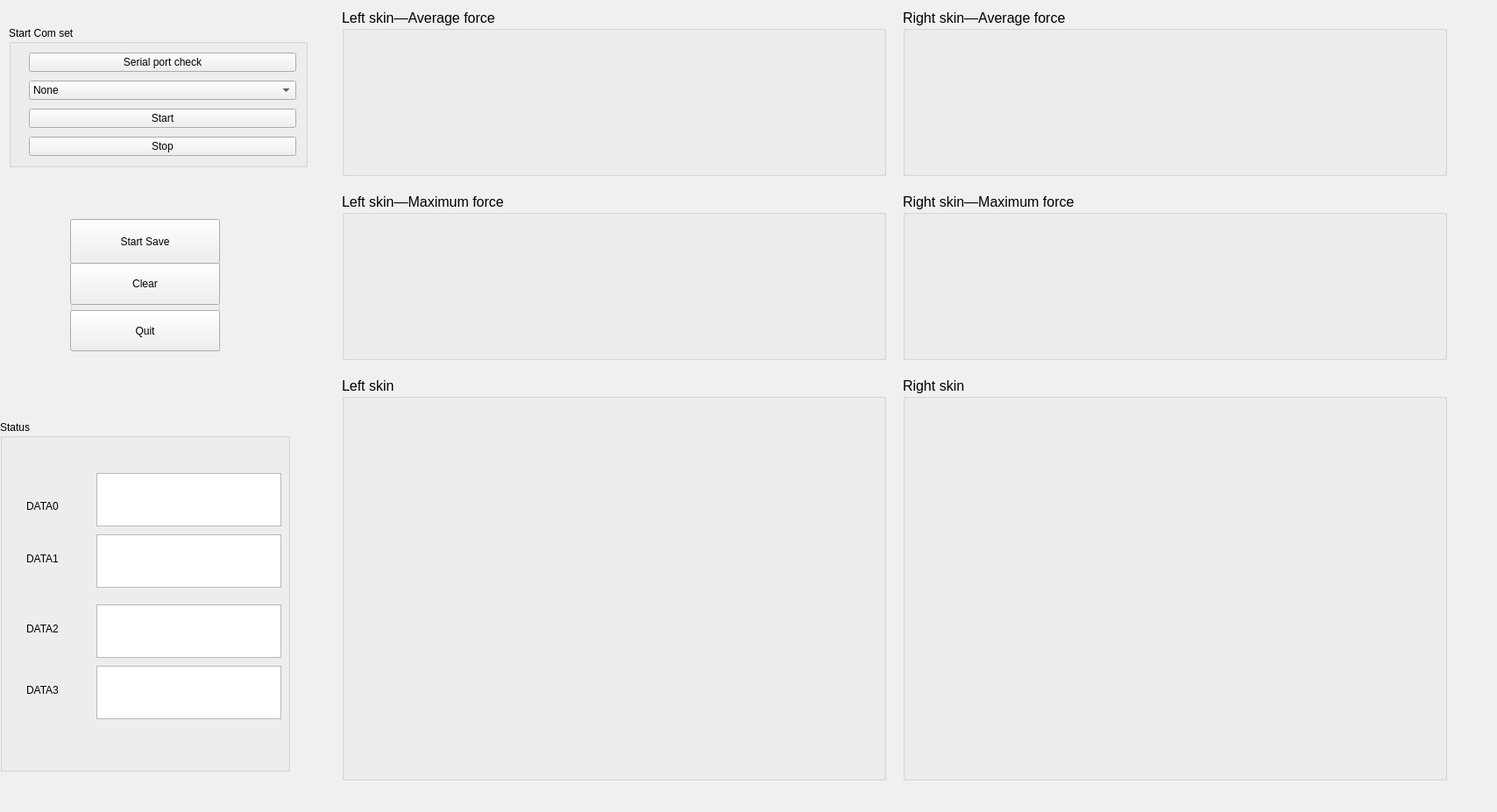
<?xml version="1.0" encoding="UTF-8"?>
<ui version="4.0">
 <class>Form</class>
 <widget class="QWidget" name="Form">
  <property name="geometry">
   <rect>
    <x>0</x>
    <y>0</y>
    <width>1708</width>
    <height>927</height>
   </rect>
  </property>
  <property name="palette">
   <palette>
    <active>
     <colorrole role="WindowText">
      <brush brushstyle="SolidPattern">
       <color alpha="255">
        <red>0</red>
        <green>0</green>
        <blue>0</blue>
       </color>
      </brush>
     </colorrole>
     <colorrole role="Button">
      <brush brushstyle="SolidPattern">
       <color alpha="255">
        <red>240</red>
        <green>240</green>
        <blue>240</blue>
       </color>
      </brush>
     </colorrole>
     <colorrole role="Light">
      <brush brushstyle="SolidPattern">
       <color alpha="255">
        <red>255</red>
        <green>255</green>
        <blue>255</blue>
       </color>
      </brush>
     </colorrole>
     <colorrole role="Midlight">
      <brush brushstyle="SolidPattern">
       <color alpha="255">
        <red>247</red>
        <green>247</green>
        <blue>247</blue>
       </color>
      </brush>
     </colorrole>
     <colorrole role="Dark">
      <brush brushstyle="SolidPattern">
       <color alpha="255">
        <red>120</red>
        <green>120</green>
        <blue>120</blue>
       </color>
      </brush>
     </colorrole>
     <colorrole role="Mid">
      <brush brushstyle="SolidPattern">
       <color alpha="255">
        <red>160</red>
        <green>160</green>
        <blue>160</blue>
       </color>
      </brush>
     </colorrole>
     <colorrole role="Text">
      <brush brushstyle="SolidPattern">
       <color alpha="255">
        <red>0</red>
        <green>0</green>
        <blue>0</blue>
       </color>
      </brush>
     </colorrole>
     <colorrole role="BrightText">
      <brush brushstyle="SolidPattern">
       <color alpha="255">
        <red>255</red>
        <green>255</green>
        <blue>255</blue>
       </color>
      </brush>
     </colorrole>
     <colorrole role="ButtonText">
      <brush brushstyle="SolidPattern">
       <color alpha="255">
        <red>0</red>
        <green>0</green>
        <blue>0</blue>
       </color>
      </brush>
     </colorrole>
     <colorrole role="Base">
      <brush brushstyle="SolidPattern">
       <color alpha="255">
        <red>255</red>
        <green>255</green>
        <blue>255</blue>
       </color>
      </brush>
     </colorrole>
     <colorrole role="Window">
      <brush brushstyle="SolidPattern">
       <color alpha="255">
        <red>240</red>
        <green>240</green>
        <blue>240</blue>
       </color>
      </brush>
     </colorrole>
     <colorrole role="Shadow">
      <brush brushstyle="SolidPattern">
       <color alpha="255">
        <red>0</red>
        <green>0</green>
        <blue>0</blue>
       </color>
      </brush>
     </colorrole>
     <colorrole role="AlternateBase">
      <brush brushstyle="SolidPattern">
       <color alpha="255">
        <red>247</red>
        <green>247</green>
        <blue>247</blue>
       </color>
      </brush>
     </colorrole>
     <colorrole role="ToolTipBase">
      <brush brushstyle="SolidPattern">
       <color alpha="255">
        <red>255</red>
        <green>255</green>
        <blue>220</blue>
       </color>
      </brush>
     </colorrole>
     <colorrole role="ToolTipText">
      <brush brushstyle="SolidPattern">
       <color alpha="255">
        <red>0</red>
        <green>0</green>
        <blue>0</blue>
       </color>
      </brush>
     </colorrole>
     <colorrole role="PlaceholderText">
      <brush brushstyle="SolidPattern">
       <color alpha="128">
        <red>0</red>
        <green>0</green>
        <blue>0</blue>
       </color>
      </brush>
     </colorrole>
    </active>
    <inactive>
     <colorrole role="WindowText">
      <brush brushstyle="SolidPattern">
       <color alpha="255">
        <red>0</red>
        <green>0</green>
        <blue>0</blue>
       </color>
      </brush>
     </colorrole>
     <colorrole role="Button">
      <brush brushstyle="SolidPattern">
       <color alpha="255">
        <red>240</red>
        <green>240</green>
        <blue>240</blue>
       </color>
      </brush>
     </colorrole>
     <colorrole role="Light">
      <brush brushstyle="SolidPattern">
       <color alpha="255">
        <red>255</red>
        <green>255</green>
        <blue>255</blue>
       </color>
      </brush>
     </colorrole>
     <colorrole role="Midlight">
      <brush brushstyle="SolidPattern">
       <color alpha="255">
        <red>247</red>
        <green>247</green>
        <blue>247</blue>
       </color>
      </brush>
     </colorrole>
     <colorrole role="Dark">
      <brush brushstyle="SolidPattern">
       <color alpha="255">
        <red>120</red>
        <green>120</green>
        <blue>120</blue>
       </color>
      </brush>
     </colorrole>
     <colorrole role="Mid">
      <brush brushstyle="SolidPattern">
       <color alpha="255">
        <red>160</red>
        <green>160</green>
        <blue>160</blue>
       </color>
      </brush>
     </colorrole>
     <colorrole role="Text">
      <brush brushstyle="SolidPattern">
       <color alpha="255">
        <red>0</red>
        <green>0</green>
        <blue>0</blue>
       </color>
      </brush>
     </colorrole>
     <colorrole role="BrightText">
      <brush brushstyle="SolidPattern">
       <color alpha="255">
        <red>255</red>
        <green>255</green>
        <blue>255</blue>
       </color>
      </brush>
     </colorrole>
     <colorrole role="ButtonText">
      <brush brushstyle="SolidPattern">
       <color alpha="255">
        <red>0</red>
        <green>0</green>
        <blue>0</blue>
       </color>
      </brush>
     </colorrole>
     <colorrole role="Base">
      <brush brushstyle="SolidPattern">
       <color alpha="255">
        <red>255</red>
        <green>255</green>
        <blue>255</blue>
       </color>
      </brush>
     </colorrole>
     <colorrole role="Window">
      <brush brushstyle="SolidPattern">
       <color alpha="255">
        <red>240</red>
        <green>240</green>
        <blue>240</blue>
       </color>
      </brush>
     </colorrole>
     <colorrole role="Shadow">
      <brush brushstyle="SolidPattern">
       <color alpha="255">
        <red>0</red>
        <green>0</green>
        <blue>0</blue>
       </color>
      </brush>
     </colorrole>
     <colorrole role="AlternateBase">
      <brush brushstyle="SolidPattern">
       <color alpha="255">
        <red>247</red>
        <green>247</green>
        <blue>247</blue>
       </color>
      </brush>
     </colorrole>
     <colorrole role="ToolTipBase">
      <brush brushstyle="SolidPattern">
       <color alpha="255">
        <red>255</red>
        <green>255</green>
        <blue>220</blue>
       </color>
      </brush>
     </colorrole>
     <colorrole role="ToolTipText">
      <brush brushstyle="SolidPattern">
       <color alpha="255">
        <red>0</red>
        <green>0</green>
        <blue>0</blue>
       </color>
      </brush>
     </colorrole>
     <colorrole role="PlaceholderText">
      <brush brushstyle="SolidPattern">
       <color alpha="128">
        <red>0</red>
        <green>0</green>
        <blue>0</blue>
       </color>
      </brush>
     </colorrole>
    </inactive>
    <disabled>
     <colorrole role="WindowText">
      <brush brushstyle="SolidPattern">
       <color alpha="255">
        <red>120</red>
        <green>120</green>
        <blue>120</blue>
       </color>
      </brush>
     </colorrole>
     <colorrole role="Button">
      <brush brushstyle="SolidPattern">
       <color alpha="255">
        <red>240</red>
        <green>240</green>
        <blue>240</blue>
       </color>
      </brush>
     </colorrole>
     <colorrole role="Light">
      <brush brushstyle="SolidPattern">
       <color alpha="255">
        <red>255</red>
        <green>255</green>
        <blue>255</blue>
       </color>
      </brush>
     </colorrole>
     <colorrole role="Midlight">
      <brush brushstyle="SolidPattern">
       <color alpha="255">
        <red>247</red>
        <green>247</green>
        <blue>247</blue>
       </color>
      </brush>
     </colorrole>
     <colorrole role="Dark">
      <brush brushstyle="SolidPattern">
       <color alpha="255">
        <red>120</red>
        <green>120</green>
        <blue>120</blue>
       </color>
      </brush>
     </colorrole>
     <colorrole role="Mid">
      <brush brushstyle="SolidPattern">
       <color alpha="255">
        <red>160</red>
        <green>160</green>
        <blue>160</blue>
       </color>
      </brush>
     </colorrole>
     <colorrole role="Text">
      <brush brushstyle="SolidPattern">
       <color alpha="255">
        <red>120</red>
        <green>120</green>
        <blue>120</blue>
       </color>
      </brush>
     </colorrole>
     <colorrole role="BrightText">
      <brush brushstyle="SolidPattern">
       <color alpha="255">
        <red>255</red>
        <green>255</green>
        <blue>255</blue>
       </color>
      </brush>
     </colorrole>
     <colorrole role="ButtonText">
      <brush brushstyle="SolidPattern">
       <color alpha="255">
        <red>120</red>
        <green>120</green>
        <blue>120</blue>
       </color>
      </brush>
     </colorrole>
     <colorrole role="Base">
      <brush brushstyle="SolidPattern">
       <color alpha="255">
        <red>240</red>
        <green>240</green>
        <blue>240</blue>
       </color>
      </brush>
     </colorrole>
     <colorrole role="Window">
      <brush brushstyle="SolidPattern">
       <color alpha="255">
        <red>240</red>
        <green>240</green>
        <blue>240</blue>
       </color>
      </brush>
     </colorrole>
     <colorrole role="Shadow">
      <brush brushstyle="SolidPattern">
       <color alpha="255">
        <red>0</red>
        <green>0</green>
        <blue>0</blue>
       </color>
      </brush>
     </colorrole>
     <colorrole role="AlternateBase">
      <brush brushstyle="SolidPattern">
       <color alpha="255">
        <red>240</red>
        <green>240</green>
        <blue>240</blue>
       </color>
      </brush>
     </colorrole>
     <colorrole role="ToolTipBase">
      <brush brushstyle="SolidPattern">
       <color alpha="255">
        <red>255</red>
        <green>255</green>
        <blue>220</blue>
       </color>
      </brush>
     </colorrole>
     <colorrole role="ToolTipText">
      <brush brushstyle="SolidPattern">
       <color alpha="255">
        <red>0</red>
        <green>0</green>
        <blue>0</blue>
       </color>
      </brush>
     </colorrole>
     <colorrole role="PlaceholderText">
      <brush brushstyle="SolidPattern">
       <color alpha="128">
        <red>0</red>
        <green>0</green>
        <blue>0</blue>
       </color>
      </brush>
     </colorrole>
    </disabled>
   </palette>
  </property>
  <property name="font">
   <font>
    <weight>50</weight>
    <bold>false</bold>
   </font>
  </property>
  <property name="windowTitle">
   <string>LZ数据系统</string>
  </property>
  <property name="autoFillBackground">
   <bool>false</bool>
  </property>
  <widget class="QGroupBox" name="formGroupBox">
   <property name="geometry">
    <rect>
     <x>10</x>
     <y>30</y>
     <width>341</width>
     <height>161</height>
    </rect>
   </property>
   <property name="title">
    <string>Start Com set</string>
   </property>
   <layout class="QFormLayout" name="formLayout">
    <property name="horizontalSpacing">
     <number>10</number>
    </property>
    <property name="verticalSpacing">
     <number>10</number>
    </property>
    <property name="leftMargin">
     <number>10</number>
    </property>
    <property name="topMargin">
     <number>10</number>
    </property>
    <property name="rightMargin">
     <number>10</number>
    </property>
    <property name="bottomMargin">
     <number>10</number>
    </property>
    <item row="2" column="1">
     <widget class="QPushButton" name="open_button">
      <property name="text">
       <string>Start</string>
      </property>
     </widget>
    </item>
    <item row="3" column="1">
     <widget class="QPushButton" name="close_button">
      <property name="text">
       <string>Stop</string>
      </property>
     </widget>
    </item>
    <item row="0" column="1">
     <widget class="QPushButton" name="checkserialport">
      <property name="text">
       <string>Serial port check</string>
      </property>
     </widget>
    </item>
    <item row="1" column="1">
     <widget class="QComboBox" name="serialportnum">
      <item>
       <property name="text">
        <string>None</string>
       </property>
      </item>
     </widget>
    </item>
   </layout>
  </widget>
  <widget class="QGroupBox" name="verticalGroupBox">
   <property name="geometry">
    <rect>
     <x>390</x>
     <y>430</y>
     <width>621</width>
     <height>461</height>
    </rect>
   </property>
   <property name="font">
    <font>
     <pointsize>12</pointsize>
     <weight>50</weight>
     <bold>false</bold>
    </font>
   </property>
   <property name="title">
    <string>Left skin</string>
   </property>
   <layout class="QVBoxLayout" name="verticalLayout">
    <property name="leftMargin">
     <number>10</number>
    </property>
    <property name="topMargin">
     <number>10</number>
    </property>
    <property name="rightMargin">
     <number>10</number>
    </property>
    <property name="bottomMargin">
     <number>10</number>
    </property>
    <item>
     <layout class="QVBoxLayout" name="verticalLayout_graph"/>
    </item>
   </layout>
  </widget>
  <widget class="QGroupBox" name="groupBox">
   <property name="geometry">
    <rect>
     <x>80</x>
     <y>250</y>
     <width>171</width>
     <height>151</height>
    </rect>
   </property>
   <property name="title">
    <string/>
   </property>
   <widget class="QWidget" name="gridLayoutWidget">
    <property name="geometry">
     <rect>
      <x>0</x>
      <y>50</y>
      <width>171</width>
      <height>101</height>
     </rect>
    </property>
    <layout class="QGridLayout" name="gridLayout">
     <item row="1" column="0" colspan="2">
      <widget class="QPushButton" name="quit_Button">
       <property name="sizePolicy">
        <sizepolicy hsizetype="Minimum" vsizetype="Expanding">
         <horstretch>1</horstretch>
         <verstretch>2</verstretch>
        </sizepolicy>
       </property>
       <property name="font">
        <font>
         <pointsize>9</pointsize>
         <weight>50</weight>
         <bold>false</bold>
        </font>
       </property>
       <property name="text">
        <string>Quit</string>
       </property>
      </widget>
     </item>
     <item row="0" column="0" colspan="2">
      <widget class="QPushButton" name="start_measure_button">
       <property name="sizePolicy">
        <sizepolicy hsizetype="Minimum" vsizetype="Expanding">
         <horstretch>1</horstretch>
         <verstretch>2</verstretch>
        </sizepolicy>
       </property>
       <property name="text">
        <string>Clear</string>
       </property>
      </widget>
     </item>
    </layout>
   </widget>
   <widget class="QPushButton" name="savedata_button">
    <property name="geometry">
     <rect>
      <x>0</x>
      <y>0</y>
      <width>171</width>
      <height>51</height>
     </rect>
    </property>
    <property name="text">
     <string>Start Save</string>
    </property>
   </widget>
  </widget>
  <widget class="QGroupBox" name="groupBox_4">
   <property name="geometry">
    <rect>
     <x>0</x>
     <y>480</y>
     <width>331</width>
     <height>401</height>
    </rect>
   </property>
   <property name="title">
    <string>Status</string>
   </property>
   <widget class="QTextBrowser" name="textBrowser">
    <property name="geometry">
     <rect>
      <x>110</x>
      <y>60</y>
      <width>211</width>
      <height>61</height>
     </rect>
    </property>
   </widget>
   <widget class="QLabel" name="label">
    <property name="geometry">
     <rect>
      <x>30</x>
      <y>90</y>
      <width>71</width>
      <height>16</height>
     </rect>
    </property>
    <property name="text">
     <string>DATA0</string>
    </property>
   </widget>
   <widget class="QLabel" name="label_2">
    <property name="geometry">
     <rect>
      <x>30</x>
      <y>150</y>
      <width>71</width>
      <height>16</height>
     </rect>
    </property>
    <property name="text">
     <string>DATA1</string>
    </property>
   </widget>
   <widget class="QLabel" name="label_3">
    <property name="geometry">
     <rect>
      <x>30</x>
      <y>230</y>
      <width>61</width>
      <height>16</height>
     </rect>
    </property>
    <property name="text">
     <string>DATA2</string>
    </property>
   </widget>
   <widget class="QLabel" name="label_4">
    <property name="geometry">
     <rect>
      <x>30</x>
      <y>300</y>
      <width>71</width>
      <height>16</height>
     </rect>
    </property>
    <property name="text">
     <string>DATA3</string>
    </property>
   </widget>
   <widget class="QTextBrowser" name="textBrowser_2">
    <property name="geometry">
     <rect>
      <x>110</x>
      <y>130</y>
      <width>211</width>
      <height>61</height>
     </rect>
    </property>
   </widget>
   <widget class="QTextBrowser" name="textBrowser_3">
    <property name="geometry">
     <rect>
      <x>110</x>
      <y>210</y>
      <width>211</width>
      <height>61</height>
     </rect>
    </property>
   </widget>
   <widget class="QTextBrowser" name="textBrowser_4">
    <property name="geometry">
     <rect>
      <x>110</x>
      <y>280</y>
      <width>211</width>
      <height>61</height>
     </rect>
    </property>
   </widget>
  </widget>
  <widget class="QGroupBox" name="verticalGroupBox_2">
   <property name="geometry">
    <rect>
     <x>1030</x>
     <y>430</y>
     <width>621</width>
     <height>461</height>
    </rect>
   </property>
   <property name="font">
    <font>
     <pointsize>12</pointsize>
     <weight>50</weight>
     <bold>false</bold>
    </font>
   </property>
   <property name="title">
    <string>Right skin</string>
   </property>
   <layout class="QVBoxLayout" name="verticalLayout_2">
    <property name="leftMargin">
     <number>10</number>
    </property>
    <property name="topMargin">
     <number>10</number>
    </property>
    <property name="rightMargin">
     <number>10</number>
    </property>
    <property name="bottomMargin">
     <number>10</number>
    </property>
    <item>
     <layout class="QVBoxLayout" name="verticalLayout_graph_2"/>
    </item>
   </layout>
  </widget>
  <widget class="QGroupBox" name="verticalGroupBox_3">
   <property name="geometry">
    <rect>
     <x>390</x>
     <y>10</y>
     <width>621</width>
     <height>191</height>
    </rect>
   </property>
   <property name="font">
    <font>
     <pointsize>12</pointsize>
     <weight>50</weight>
     <bold>false</bold>
    </font>
   </property>
   <property name="title">
    <string>Left skin—Average force</string>
   </property>
   <layout class="QVBoxLayout" name="verticalLayout_3">
    <property name="leftMargin">
     <number>10</number>
    </property>
    <property name="topMargin">
     <number>10</number>
    </property>
    <property name="rightMargin">
     <number>10</number>
    </property>
    <property name="bottomMargin">
     <number>10</number>
    </property>
    <item>
     <layout class="QVBoxLayout" name="verticalLayout_graph_3"/>
    </item>
   </layout>
  </widget>
  <widget class="QGroupBox" name="verticalGroupBox_4">
   <property name="geometry">
    <rect>
     <x>390</x>
     <y>220</y>
     <width>621</width>
     <height>191</height>
    </rect>
   </property>
   <property name="font">
    <font>
     <pointsize>12</pointsize>
     <weight>50</weight>
     <bold>false</bold>
    </font>
   </property>
   <property name="title">
    <string>Left skin—Maximum force</string>
   </property>
   <layout class="QVBoxLayout" name="verticalLayout_4">
    <property name="leftMargin">
     <number>10</number>
    </property>
    <property name="topMargin">
     <number>10</number>
    </property>
    <property name="rightMargin">
     <number>10</number>
    </property>
    <property name="bottomMargin">
     <number>10</number>
    </property>
    <item>
     <layout class="QVBoxLayout" name="verticalLayout_graph_4"/>
    </item>
   </layout>
  </widget>
  <widget class="QGroupBox" name="verticalGroupBox_6">
   <property name="geometry">
    <rect>
     <x>1030</x>
     <y>220</y>
     <width>621</width>
     <height>191</height>
    </rect>
   </property>
   <property name="font">
    <font>
     <pointsize>12</pointsize>
     <weight>50</weight>
     <bold>false</bold>
    </font>
   </property>
   <property name="title">
    <string>Right skin—Maximum force</string>
   </property>
   <layout class="QVBoxLayout" name="verticalLayout_5">
    <property name="leftMargin">
     <number>10</number>
    </property>
    <property name="topMargin">
     <number>10</number>
    </property>
    <property name="rightMargin">
     <number>10</number>
    </property>
    <property name="bottomMargin">
     <number>10</number>
    </property>
    <item>
     <layout class="QVBoxLayout" name="verticalLayout_graph_6"/>
    </item>
   </layout>
  </widget>
  <widget class="QGroupBox" name="verticalGroupBox_5">
   <property name="geometry">
    <rect>
     <x>1030</x>
     <y>10</y>
     <width>621</width>
     <height>191</height>
    </rect>
   </property>
   <property name="font">
    <font>
     <pointsize>12</pointsize>
     <weight>50</weight>
     <bold>false</bold>
    </font>
   </property>
   <property name="title">
    <string>Right skin—Average force</string>
   </property>
   <layout class="QVBoxLayout" name="verticalLayout_6">
    <property name="leftMargin">
     <number>10</number>
    </property>
    <property name="topMargin">
     <number>10</number>
    </property>
    <property name="rightMargin">
     <number>10</number>
    </property>
    <property name="bottomMargin">
     <number>10</number>
    </property>
    <item>
     <layout class="QVBoxLayout" name="verticalLayout_graph_5"/>
    </item>
   </layout>
  </widget>
  <zorder>verticalGroupBox</zorder>
  <zorder>formGroupBox</zorder>
  <zorder>groupBox</zorder>
  <zorder>groupBox_4</zorder>
  <zorder>verticalGroupBox_2</zorder>
  <zorder>verticalGroupBox_3</zorder>
  <zorder>verticalGroupBox_4</zorder>
  <zorder>verticalGroupBox_6</zorder>
  <zorder>verticalGroupBox_5</zorder>
 </widget>
 <resources/>
 <connections/>
</ui>
